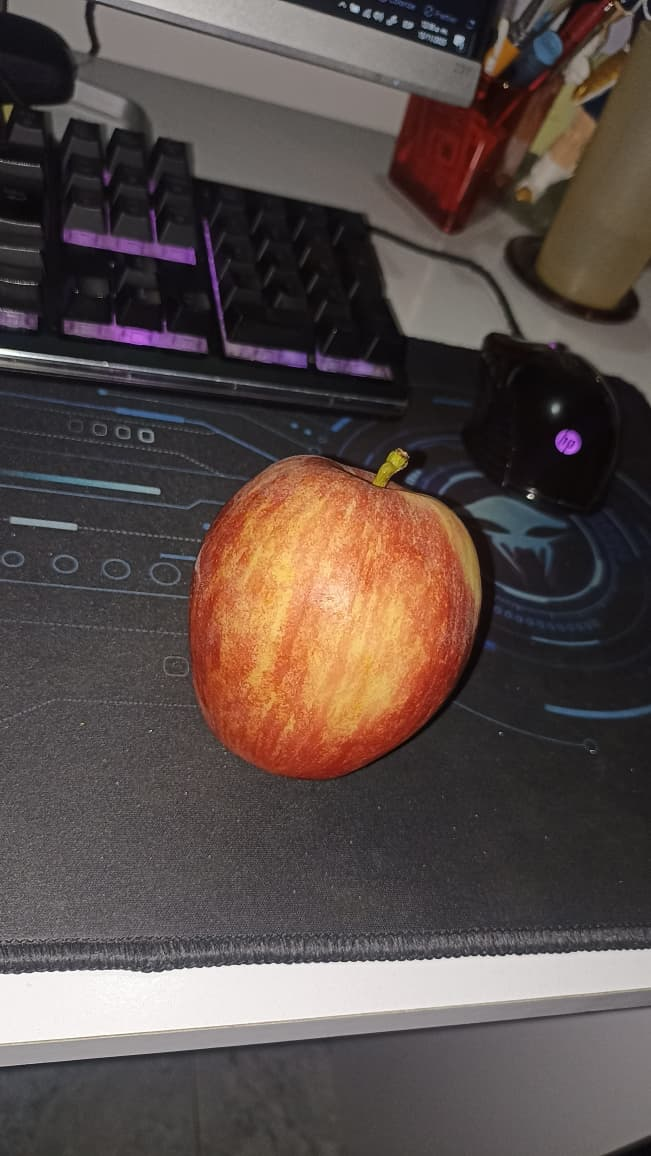
#> input picture data/test/roja/IMG-20251113-WA0001.jpg, 651 x 1156 px; its folder holds only this picture in this run
$ python modelo1.py
#> lines starting #> are read from the running program, lines starting #| are printed output that depends on the picture
# entrenar_rf.py
import cv2
import glob
import numpy as np
from sklearn.ensemble import RandomForestClassifier
from sklearn.metrics import accuracy_score, classification_report
import joblib
import os

BINS = 16

def extraer_histograma(path, bins=BINS):
#> called with path = 'data/test/roja/IMG-20251113-WA0001.jpg', bins = 16
    img = cv2.imread(path)
#> img is the input picture: shape (1156, 651, 3); mean B, G, R 72.3, 76.2, 88.5
    img = cv2.resize(img, (128, 128))
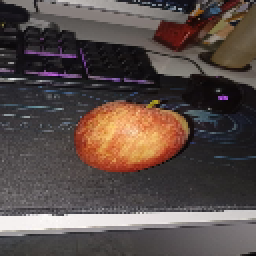
#> img: shape (128, 128, 3) (shown 2 times larger); mean B, G, R 72.1, 76, 88.3
    img = cv2.cvtColor(img, cv2.COLOR_BGR2RGB)

    hist_r = cv2.calcHist([img], [0], None, [bins], [0,256]).flatten()
#> hist_r = [499, 2363, 2020, 1811, 2166, 1990, 1325, 743, 823, 431, 260, 234, 292, 406, 547, 474]
    hist_g = cv2.calcHist([img], [1], None, [bins], [0,256]).flatten()
#> hist_g = [1027, 2342, 2180, 2004, 2529, 1915, 1220, 990, 512, 433, 264, 153, 130, 189, 254, 242]
    hist_b = cv2.calcHist([img], [2], None, [bins], [0,256]).flatten()
#> hist_b = [745, 2495, 2399, 2564, 2519, 1949, 1203, 1005, 308, 285, 96, 44, 103, 174, 302, 193]

    hist = np.concatenate([hist_r, hist_g, hist_b])
#> hist = 48 values, max 2564 at index 35, min 44 at index 43, mean 1024
    hist = hist / hist.sum()   # normalizar
#> hist = 48 values, max 0.0522 at index 35, min 0.000895 at index 43, mean 0.0208
    return hist

def cargar_dataset(base_dir):
    X, y = [], []
    for label, clase in enumerate(["roja", "verde"]):
        carpeta = os.path.join(base_dir, clase, "*.jpg")
        for path in glob.glob(carpeta):
            X.append(extraer_histograma(path))
            y.append(label)
    return np.array(X), np.array(y)

if __name__ == "__main__":
    # 1) Cargar datos de train y test
    X_train, y_train = cargar_dataset("data/train")
#> y_train = [0]
    X_test, y_test = cargar_dataset("data/test")
#> y_test = [0]

    print(f"Train: {X_train.shape}, Test: {X_test.shape}")
#| Train: (1, 48), Test: (1, 48)

    # 2) Definir y entrenar modelo
    model = RandomForestClassifier(
        n_estimators=200,
        max_depth=None,
        random_state=42
    )
    model.fit(X_train, y_train)

    # 3) Evaluar
    y_pred = model.predict(X_test)
#> y_pred = [0]
    acc = accuracy_score(y_test, y_pred)
#> acc = 1
    print("Accuracy RF:", acc)
#| Accuracy RF: 1.0
    print("Reporte de clasificación:")
#> (the run stopped early here; a loop or call above may not have finished)
